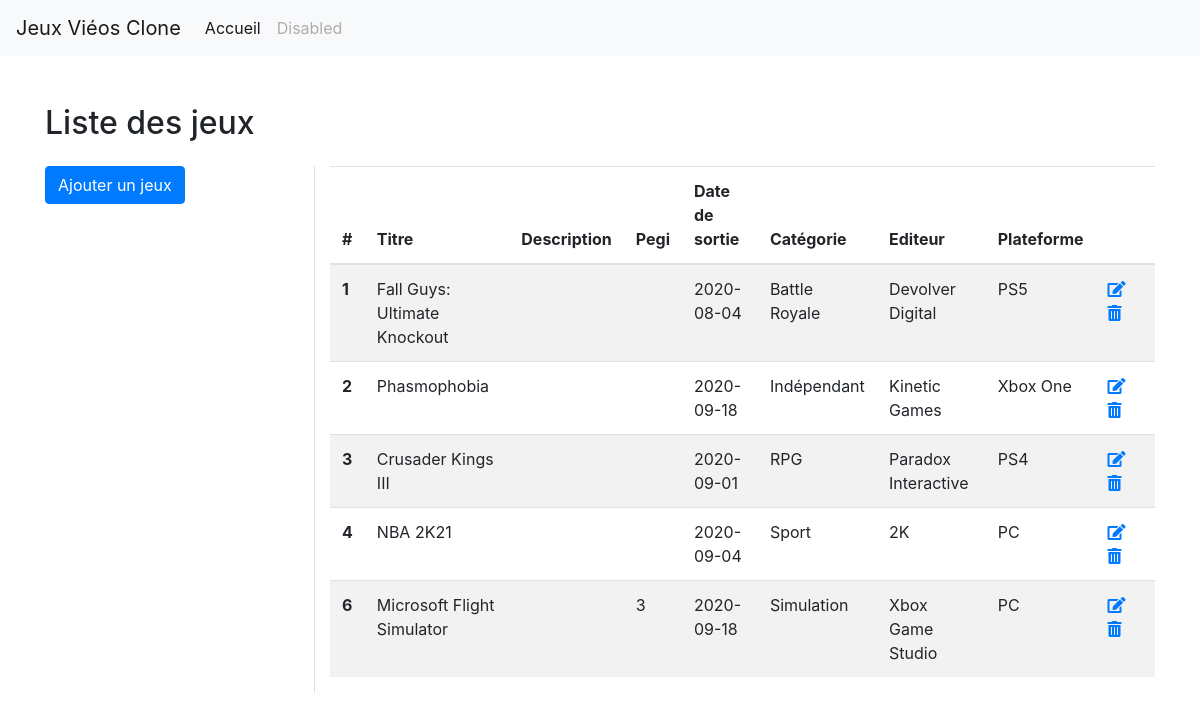
Screenshot of /forms/jeux/list-jeux.php with the database file from the repository.
### tables this page shows
CREATE TABLE IF NOT EXISTS `jeux` (
  `idJeux` int unsigned NOT NULL AUTO_INCREMENT,
  `titre` varchar(255) NOT NULL,
  `description` text,
  `pegi` int DEFAULT NULL,
  `siteJeux` varchar(64) DEFAULT NULL,
  `dateSortie` date DEFAULT NULL,
  `idCategorie` int unsigned NOT NULL,
  `idEditeur` int unsigned NOT NULL,
  `idPlateforme` int unsigned NOT NULL,
  PRIMARY KEY (`idJeux`),
  UNIQUE KEY `idJeux_UNIQUE` (`idJeux`),
  KEY `fk_categorie_idx` (`idCategorie`),
  KEY `fk_editeur_idx` (`idEditeur`),
  KEY `fk_plateforme_idx` (`idPlateforme`),
  CONSTRAINT `fk_categorie` FOREIGN KEY (`idCategorie`) REFERENCES `categorie` (`idCategorie`),
  CONSTRAINT `fk_editeur` FOREIGN KEY (`idEditeur`) REFERENCES `editeur` (`idEditeur`),
  CONSTRAINT `fk_plateforme` FOREIGN KEY (`idPlateforme`) REFERENCES `plateforme` (`idPlateforme`)
);

CREATE TABLE IF NOT EXISTS `categorie` (
  `idCategorie` int unsigned NOT NULL AUTO_INCREMENT,
  `nomCategorie` varchar(64) NOT NULL,
  PRIMARY KEY (`idCategorie`)
);

CREATE TABLE IF NOT EXISTS `editeur` (
  `idEditeur` int unsigned NOT NULL AUTO_INCREMENT,
  `nomEditeur` varchar(64) NOT NULL,
  `siteEditeur` varchar(64) NOT NULL,
  PRIMARY KEY (`idEditeur`)
);

CREATE TABLE IF NOT EXISTS `plateforme` (
  `idPlateforme` int unsigned NOT NULL AUTO_INCREMENT,
  `nomPlateforme` varchar(64) NOT NULL,
  PRIMARY KEY (`idPlateforme`)
);

### classes/JeuxManager.class.php (called while the page is built, shortened)
<?php
class JeuxManager {
  private $pdo;
  function __construct(PDO $pdo) {
    $this->pdo = $pdo;
  }
  public function getAll(): array {
    $stmt = $this->pdo->prepare("SELECT *
      FROM `jeux_video`.`jeux`
      JOIN `jeux_video`.`categorie`
      ON `categorie`.`idCategorie` = `jeux`.`idCategorie`
      JOIN `jeux_video`.`editeur`
      ON `editeur`.`idEditeur` = `jeux`.`idEditeur`
      JOIN `plateforme`
      ON `plateforme`.`idPlateforme` = `jeux`.`idPlateforme`;"
    );
    $stmt->execute();
    $result = $stmt->fetchAll();
    return $result;
  }
}

### forms/jeux/list-jeux.php (the view, shortened to what this page needs)
<?php
include '../../includes/header.php';
require_once('../../includes/db.php');
$jeuxManager = new JeuxManager($pdo);
$jeux = $jeuxManager->getAll();
?>
<h2>Liste des jeux</h2>
<div class="row pt-3">
  <div class="col-3 border-right">
    <a href="add-utilisateur.php" class="link btn btn-primary">Ajouter un jeux</a>
  </div>
  <div class="col-9">
    <table class="table table-striped">
      <thead>
        <tr>
          <th scope="col">#</th>
          <th scope="col">Titre</th>
          <th scope="col">Description</th>
          <th scope="col">Pegi</th>
          <th scope="col">Date de sortie</th>
          <th scope="col">Catégorie</th>
          <th scope="col">Editeur</th>
          <th scope="col">Plateforme</th>
          <th scope="col"></th>
        </tr>
      </thead>
      <tbody>
        <?php foreach($jeux as $jeu): ?>
          <tr>
            <th scope="row"><?= $jeu['idJeux'] ?></th>
            <td><?= $jeu['titre'] ?></td>
            <td><?= ''  ?></td>
            <td><?= $jeu['pegi'] ?></td>
            <td><?= $jeu['dateSortie'] ?></td>
            <td><?= $jeu['nomCategorie'] ?></td>
            <td><?= $jeu['nomEditeur'] ?></td>
            <td><?= $jeu['nomPlateforme'] ?></td>
            <td>
              <a href=""><i class="fas fa-edit mr-3"></i></a>
              <a href=""><i class="fas fa-trash-alt"></i></a>
            </td>
          </tr>
        <?php endforeach; ?>
      </tbody>
    </table>
  </div>
</div>
<?php
include '../../includes/footer.php';

### rows the page displays
jeux: idJeux "1", titre "Fall Guys: Ultimate Knockout", dateSortie "2020-08-04", idCategorie.nomCategorie "Battle Royale", idEditeur.nomEditeur "Devolver Digital", idPlateforme.nomPlateforme "PS5"
jeux: idJeux "2", titre "Phasmophobia", dateSortie "2020-09-18", idCategorie.nomCategorie "Indépendant", idEditeur.nomEditeur "Kinetic Games", idPlateforme.nomPlateforme "Xbox One"
jeux: idJeux "3", titre "Crusader Kings III", dateSortie "2020-09-01", idCategorie.nomCategorie "RPG", idEditeur.nomEditeur "Paradox Interactive", idPlateforme.nomPlateforme "PS4"
jeux: idJeux "4", titre "NBA 2K21", dateSortie "2020-09-04", idCategorie.nomCategorie "Sport", idEditeur.nomEditeur "2K", idPlateforme.nomPlateforme "PC"
jeux: idJeux "6", titre "Microsoft Flight Simulator", pegi "3", dateSortie "2020-09-18", idCategorie.nomCategorie "Simulation", idEditeur.nomEditeur "Xbox Game Studio", idPlateforme.nomPlateforme "PC"
